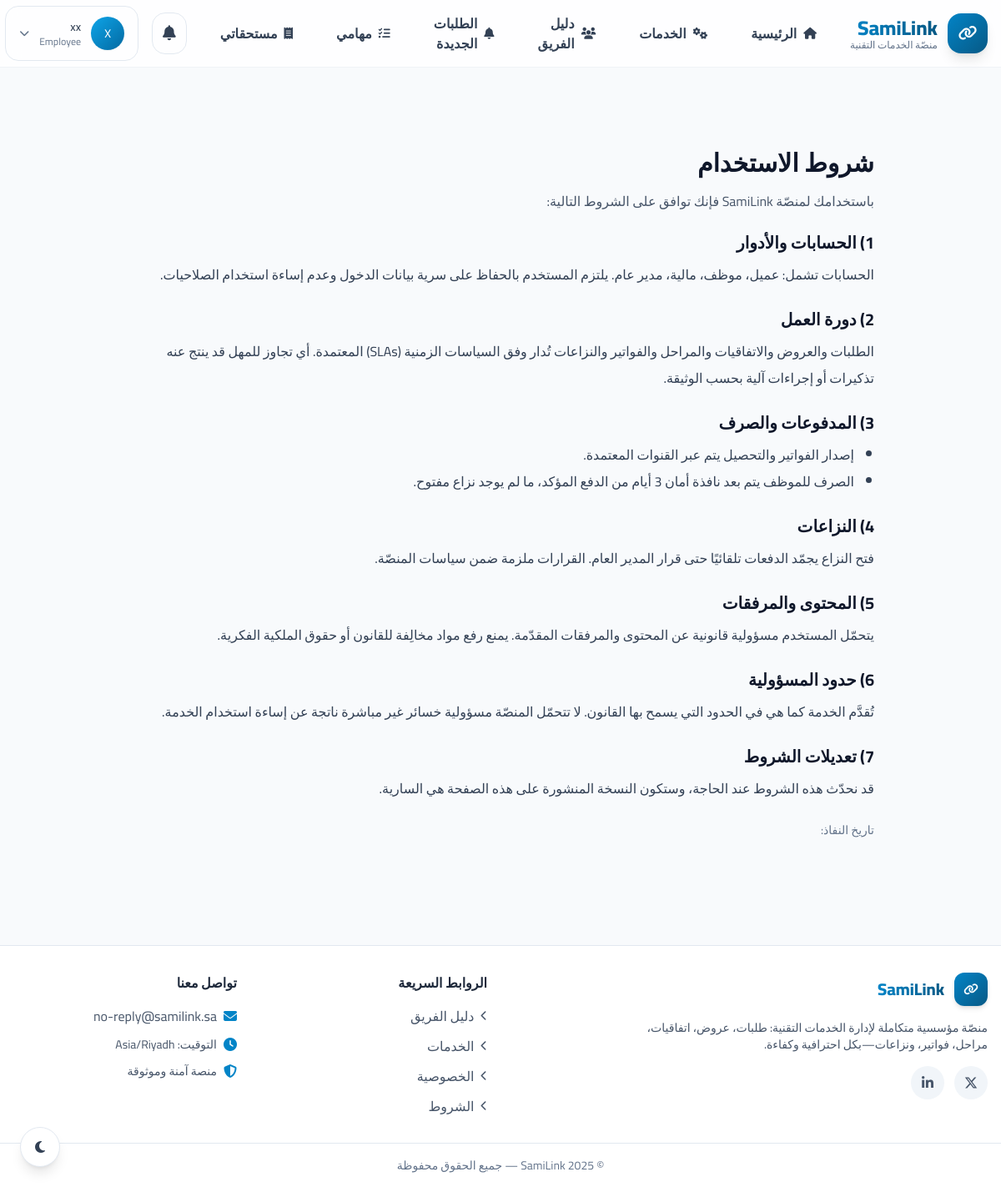
Page /terms/ (signed in) on the committed database.
### accounts/models.py (models this page shows, shortened)
class User(AbstractBaseUser, PermissionsMixin):
    class Role(models.TextChoices):
        ADMIN = "admin", "مدير عام"
        FINANCE = "finance", "مالية"
        EMPLOYEE = "employee", "موظف"
        CLIENT = "client", "عميل"
    email = models.EmailField("البريد الإلكتروني", unique=True, db_index=True)
    phone = models.CharField(
        "الجوال",
        max_length=16,  # + ثم حتى 15 رقم
        blank=True,
        null=True,
        help_text="أدخل أي صيغة (05 أو 00966 أو 966 أو +966). سيُحفظ دوليًا تلقائيًا.",
        validators=[RegexValidator(r"^[\d\+\s\-\(\)]{3,}$", "صيغة رقم غير صالحة.")],
    )
    name = models.CharField("الاسم", max_length=150, blank=True)
    role = models.CharField("الدور", max_length=16, choices=Role.choices, default=Role.CLIENT)
    is_active = models.BooleanField(default=True)
    is_staff = models.BooleanField(default=False)
    date_joined = models.DateTimeField(default=timezone.now)
    objects = UserManager()
    USERNAME_FIELD = "email"
    REQUIRED_FIELDS: list[str] = []
    class Meta:
        verbose_name = "مستخدم"
        verbose_name_plural = "مستخدمون"
        indexes = [
            models.Index(fields=["role"]),
            models.Index(fields=["email"]),
            models.Index(fields=["phone"]),
        ]
        constraints = [
            models.UniqueConstraint(
                Lower("email"), name="uniq_user_email_ci"
            ),
        ]

### website/views.py (the view)
# urls.py: path("terms/", TermsView.as_view(), name="terms"),
class TermsView(TemplateView):
    template_name = "website/terms.html"

### templates/website/terms.html (shortened to what this page needs)
{% extends "base.html" %}
{% block content %}
<section class="py-10 max-w-4xl mx-auto">
  <h1 class="text-3xl font-extrabold mb-4">شروط الاستخدام</h1>
  <p class="text-slate-600 mb-6">باستخدامك لمنصّة SamiLink فإنك توافق على الشروط التالية:</p>
  <div class="space-y-6 leading-8">
    <section>
      <h2 class="text-xl font-bold mb-2">1) الحسابات والأدوار</h2>
      <p class="text-slate-700">
        الحسابات تشمل: عميل، موظف، مالية، مدير عام. يلتزم المستخدم بالحفاظ على سرية بيانات الدخول وعدم إساءة استخدام الصلاحيات.
      </p>
    </section>
    <section>
      <h2 class="text-xl font-bold mb-2">2) دورة العمل</h2>
      <p class="text-slate-700">
        الطلبات والعروض والاتفاقيات والمراحل والفواتير والنزاعات تُدار وفق السياسات الزمنية (SLAs) المعتمدة. أي تجاوز للمهل قد ينتج عنه تذكيرات أو إجراءات آلية بحسب الوثيقة.
      </p>
    </section>
    <section>
      <h2 class="text-xl font-bold mb-2">3) المدفوعات والصرف</h2>
      <ul class="list-disc pr-6 text-slate-700">
        <li>إصدار الفواتير والتحصيل يتم عبر القنوات المعتمدة.</li>
        <li>الصرف للموظف يتم بعد نافذة أمان 3 أيام من الدفع المؤكد، ما لم يوجد نزاع مفتوح.</li>
      </ul>
    </section>
    <section>
      <h2 class="text-xl font-bold mb-2">4) النزاعات</h2>
      <p class="text-slate-700">
        فتح النزاع يجمّد الدفعات تلقائيًا حتى قرار المدير العام. القرارات ملزمة ضمن سياسات المنصّة.
      </p>
    </section>
    <section>
      <h2 class="text-xl font-bold mb-2">5) المحتوى والمرفقات</h2>
      <p class="text-slate-700">
        يتحمّل المستخدم مسؤولية قانونية عن المحتوى والمرفقات المقدّمة. يمنع رفع مواد مخالِفة للقانون أو حقوق الملكية الفكرية.
      </p>
    </section>
    <section>
      <h2 class="text-xl font-bold mb-2">6) حدود المسؤولية</h2>
      <p class="text-slate-700">
        تُقدَّم الخدمة كما هي في الحدود التي يسمح بها القانون. لا تتحمّل المنصّة مسؤولية خسائر غير مباشرة ناتجة عن إساءة استخدام الخدمة.
      </p>
    </section>
    <section>
      <h2 class="text-xl font-bold mb-2">7) تعديلات الشروط</h2>
      <p class="text-slate-700">
        قد نحدّث هذه الشروط عند الحاجة، وستكون النسخة المنشورة على هذه الصفحة هي السارية.
      </p>
    </section>
    <p class="text-sm text-slate-500">تاريخ النفاذ: {{ now|date:"Y-m-d" }}</p>
  </div>
</section>
{% endblock %}

### templates/base.html (shortened to what this page needs)
{% load static %}
<!DOCTYPE html>
<html lang="ar" dir="rtl">
<head>
  <link rel="stylesheet" href="https://cdnjs.cloudflare.com/ajax/libs/font-awesome/6.5.2/css/all.min.css"/>
  <script src="https://cdn.tailwindcss.com"></script>
</head>
<body class="bg-slate-50 dark:bg-slate-900 text-slate-900 dark:text-slate-100 font-sans selection:bg-primary-600 selection:text-white min-h-screen flex flex-col">
  <button id="themeToggle" class="fixed bottom-6 left-6 z-50 w-12 h-12 rounded-full bg-white dark:bg-slate-800 shadow-lg border border-slate-200 dark:border-slate-700 flex items-center justify-center text-slate-700 dark:text-yellow-400 hover:scale-110 transition-all duration-300" aria-label="تبديل الوضع">
    <i class="fas fa-moon dark:hidden"></i>
  </button>
  <header id="appHeader" class="sticky top-0 z-40 glass-effect transition-all duration-300">
    <div class="mx-auto px-4 container-xl">
      <div class="h-20 flex items-center justify-between gap-6">
        <a href="{% url 'website:home' %}" class="flex items-center gap-3 group shrink-0">
          <div class="w-12 h-12 rounded-2xl grid place-items-center bg-gradient-to-br from-primary-600 to-primary-800 text-white shadow-lg group-hover:shadow-xl transition-all duration-300 group-hover:scale-105">
            <i class="fas fa-link text-lg"></i>
          </div>
          <div class="leading-tight">
            <div class="font-extrabold text-2xl -mb-1 gradient-text">SamiLink</div>
            <div class="text-xs text-slate-500 dark:text-slate-400 font-medium">منصّة الخدمات التقنية</div>
          </div>
        </a>
        <nav class="hidden lg:flex items-center gap-5 xl:gap-7">
          {% with rm=request.resolver_match %}
            {% with nm=rm.url_name ns=rm.namespace %}
              <a href="{% url 'website:home' %}" class="nav-link {% if ns == 'website' and nm == 'home' %}active{% endif %}">
                <i class="fas fa-home text-sm"></i><span>الرئيسية</span>
              </a>
              <a href="{% url 'website:services' %}" class="nav-link {% if ns == 'website' and nm == 'services' %}active{% endif %}">
                <i class="fas fa-cogs text-sm"></i><span>الخدمات</span>
              </a>
              <a href="{% url 'profiles:employees_list' %}" class="nav-link {% if ns == 'profiles' %}active{% endif %}">
                <i class="fas fa-users text-sm"></i><span>دليل الفريق</span>
              </a>
              {% if request.user.is_authenticated %}
                {% if request.user.role == 'employee' %}
                  <a href="{% url 'marketplace:new_requests' %}" class="nav-link {% if nm == 'new_requests' %}active{% endif %}">
                    <i class="fas fa-bell text-sm"></i><span>الطلبات الجديدة</span>
                  </a>
                  <a href="{% url 'marketplace:my_tasks' %}" class="nav-link {% if nm == 'my_tasks' %}active{% endif %}">
                    <i class="fas fa-tasks text-sm"></i><span>مهامي</span>
                  </a>
                  <a href="{% url 'finance:employee_dues' %}" class="nav-link {% if ns == 'finance' and nm == 'employee_dues' %}active{% endif %}">
                    <i class="fas fa-receipt text-sm"></i><span>مستحقاتي</span>
                  </a>
                {% endif %}
              {% endif %}
            {% endwith %}
          {% endwith %}
        </nav>
        <div class="flex items-center gap-4">
          {% if request.user.is_authenticated %}
            <a href="/notifications/" class="relative p-3 rounded-2xl hover:bg-slate-100 dark:hover:bg-slate-800 border border-slate-200 dark:border-slate-700 transition-colors" aria-label="الإشعارات">
              <i class="fas fa-bell text-slate-700 dark:text-slate-300 text-[18px]"></i>
            </a>
            <div class="relative">
              <button id="userMenuBtn" class="flex items-center gap-3 px-4 py-3 rounded-2xl hover:bg-slate-100 dark:hover:bg-slate-800 transition-all duration-200 border border-slate-200 dark:border-slate-700">
                <div class="w-10 h-10 rounded-full bg-gradient-to-br from-primary-500 to-primary-700 grid place-items-center text-white text-sm font-medium shadow-sm">
                  {% if request.user.name %}{{ request.user.name|slice:":1"|upper }}{% else %}{{ request.user.email|slice:":1"|upper }}{% endif %}
                </div>
                <div class="text-right hidden md:block">
                  <div class="text-sm font-medium text-slate-700 dark:text-slate-300">
                    {{ request.user.name|default:request.user.email|truncatechars:20 }}
                  </div>
                  <div class="text-xs text-slate-500 dark:text-slate-400 capitalize">{{ request.user.role }}</div>
                </div>
                <i class="fas fa-chevron-down text-xs transition-transform duration-200 text-slate-500"></i>
              </button>
            </div>
          {% endif %}
        </div>
      </div>
    </div>
  </header>
  <main class="mx-auto px-4 container-xl flex-grow py-8">
    {% block content %}{% endblock %}
  </main>
  <footer class="mt-14 border-t border-slate-200 dark:border-slate-800 bg-white dark:bg-slate-900">
    <div class="mx-auto px-4 container-xl py-8 grid md:grid-cols-4 gap-8">
      <div class="md:col-span-2">
        <div class="flex items-center gap-3 mb-4">
          <div class="w-10 h-10 rounded-xl grid place-items-center bg-gradient-to-br from-primary-600 to-primary-800 text-white shadow-md"><i class="fas fa-link text-sm"></i></div>
          <div class="font-extrabold text-xl gradient-text">SamiLink</div>
        </div>
        <p class="text-slate-600 dark:text-slate-400 text-sm max-w-md">منصّة مؤسسية متكاملة لإدارة الخدمات التقنية: طلبات، عروض، اتفاقيات، مراحل، فواتير، ونزاعات—بكل احترافية وكفاءة.</p>
        <div class="flex gap-3 mt-4">
          <a href="#" class="w-10 h-10 rounded-full bg-slate-100 dark:bg-slate-800 flex items-center justify-center text-slate-600 dark:text-slate-400 hover:bg-primary-100 dark:hover:bg-primary-900/30 hover:text-primary-600 transition-colors"><i class="fab fa-x-twitter"></i></a>
          <a href="#" class="w-10 h-10 rounded-full bg-slate-100 dark:bg-slate-800 flex items-center justify-center text-slate-600 dark:text-slate-400 hover:bg-primary-100 dark:hover:bg-primary-900/30 hover:text-primary-600 transition-colors"><i class="fab fa-linkedin-in"></i></a>
        </div>
      </div>
      <div>
        <div class="font-semibold mb-4 text-slate-800 dark:text-slate-200">الروابط السريعة</div>
        <ul class="space-y-3 text-slate-600 dark:text-slate-400">
          <li><a class="hover:text-primary-600 transition-colors flex items-center gap-2" href="{% url 'profiles:employees_list' %}"><i class="fas fa-chevron-left text-xs"></i><span>دليل الفريق</span></a></li>
          <li><a class="hover:text-primary-600 transition-colors flex items-center gap-2" href="{% url 'website:services' %}"><i class="fas fa-chevron-left text-xs"></i><span>الخدمات</span></a></li>
          <li><a class="hover:text-primary-600 transition-colors flex items-center gap-2" href="{% url 'website:privacy' %}"><i class="fas fa-chevron-left text-xs"></i><span>الخصوصية</span></a></li>
          <li><a class="hover:text-primary-600 transition-colors flex items-center gap-2" href="{% url 'website:terms' %}"><i class="fas fa-chevron-left text-xs"></i><span>الشروط</span></a></li>
        </ul>
      </div>
      <div>
        <div class="font-semibold mb-4 text-slate-800 dark:text-slate-200">تواصل معنا</div>
        <ul class="space-y-3 text-slate-600 dark:text-slate-400">
          <li class="flex items-center gap-2"><i class="fas fa-envelope text-primary-600"></i><a class="hover:text-primary-600 transition-colors" href="mailto:no-reply@samilink.sa">no-reply@samilink.sa</a></li>
          <li class="flex items-center gap-2"><i class="fas fa-clock text-primary-600"></i><span class="text-sm">التوقيت: Asia/Riyadh</span></li>
          <li class="flex items-center gap-2 mt-4"><i class="fas fa-shield-alt text-primary-600"></i><span class="text-sm">منصة آمنة وموثوقة</span></li>
        </ul>
      </div>
    </div>
    <div class="py-4 text-center text-slate-500 dark:text-slate-400 text-sm border-t border-slate-200 dark:border-slate-800">
      © {% now "Y" %} SamiLink — جميع الحقوق محفوظة
    </div>
  </footer>
</body>
</html>

### templates/base.html (style rules this page uses)
html { color-scheme: light dark; scroll-behavior:smooth }
body { transition: background-color .3s, color .3s }
.container-xl { max-width:1240px }
.nav-link { display:flex; align-items:center; gap:.5rem; padding:.625rem 1rem; border-radius:1rem; font-weight:600; color:#334155; transition:background-color .2s,color .2s; }
.glass-effect { background:rgba(255,255,255,.8); backdrop-filter:blur(12px); border-bottom:1px solid rgba(226,232,240,.5); }
.gradient-text { background:linear-gradient(to right,#0284c7,#075985); -webkit-background-clip:text; background-clip:text; color:transparent }

### rows in the picture
User: user.name "X", user.name "xx", user.role "Employee"
